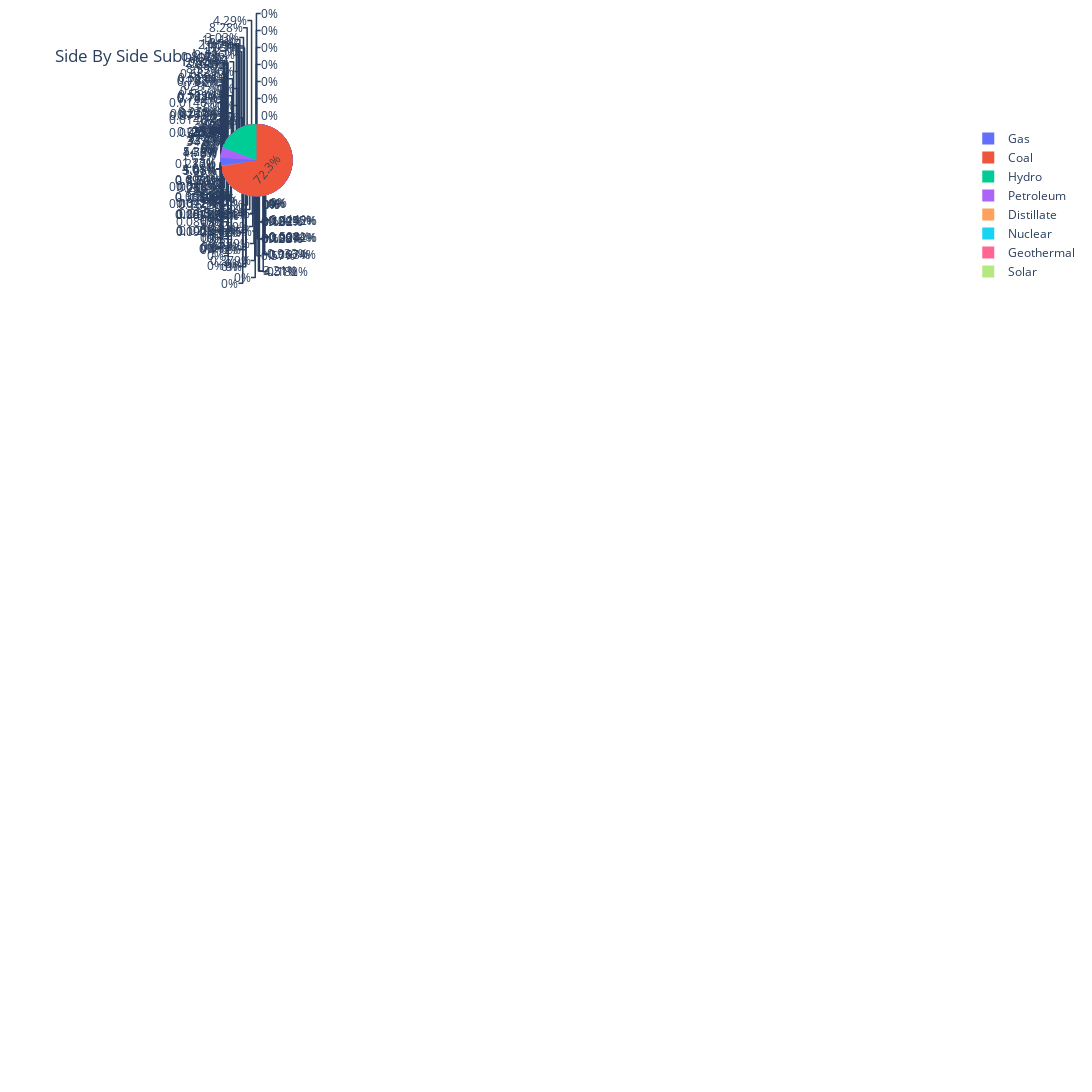

The notebook cell saved with this chart:
### Code cell
fig = make_subplots(rows=9, cols=3, specs = spex)
row_num = 1
col_num = 1
x_i = 0
y_i = 1/9
for i in range(0,27):
    fig.add_trace(go.Pie(values = list(states.iloc[:,i].values),labels = list(states.iloc[:,i].index),domain=dict(x=[x_i,y_i])), row = 1, col=1)
    if row_num <= 9:
        row_num += 1
        x_i += 1/9
        y_i += 1/9
        if x_i > 1:
            x_i = 1
        if y_i > 1:
            y_i = 1
    else:
        row_num = 0
        col_num += 1
        x_i = 0
        y_i = 1/9
fig.update_layout(height=2000, width=2000, title_text="Side By Side Subplots")
fig.show()

### Figure 1 — Plotly figure (JSON) as saved in the notebook; plotly's stock layout.template omitted (floating-point values rounded to 4 significant figures)
{"data": [{"domain": {"x": [0, 0.2889], "y": [0.9185, 1]}, "labels": ["Coal", "Gas", "Petroleum", "Distillate", "Nuclear", "Hydro", "Geothermal", "Solar"], "type": "pie", "values": [11305000000000, 25518000000000, 4919000000000, 4919000000000, 0, 5186452800000, 0, 0]}, {"domain": {"x": [0, 0.2889], "y": [0.9185, 1]}, "labels": ["Coal", "Gas", "Petroleum", "Distillate", "Nuclear", "Hydro", "Geothermal", "Solar"], "type": "pie", "values": [270310000000000, 402384000000000, 211000000000, 211000000000, 157081277040000, 39311264940000, 0, 1685597160000]}, {"domain": {"x": [0, 0.2889], "y": [0.9185, 1]}, "labels": ["Coal", "Gas", "Petroleum", "Distillate", "Nuclear", "Hydro", "Geothermal", "Solar"], "type": "pie", "values": [212676000000000, 153547000000000, 549000000000, 549000000000, 46254969840000, 13747512060000, 0, 1501341600000]}, {"domain": {"x": [0, 0.2889], "y": [0.9185, 1]}, "labels": ["Coal", "Gas", "Petroleum", "Distillate", "Nuclear", "Hydro", "Geothermal", "Solar"], "type": "pie", "values": [153948000000000, 369372000000000, 493000000000, 493000000000, 107925988200000, 20380712220000, 0, 22834040880000]}, {"domain": {"x": [0, 0.2889], "y": [0.9185, 1]}, "labels": ["Coal", "Gas", "Petroleum", "Distillate", "Nuclear", "Hydro", "Geothermal", "Solar"], "type": "pie", "values": [0, 667481000000000, 391000000000, 391000000000, 56221830780000, 50052681660000, 37970293920000, 118029334740000]}, {"domain": {"x": [0, 0.2889], "y": [0.9185, 1]}, "labels": ["Coal", "Gas", "Petroleum", "Distillate", "Nuclear", "Hydro", "Geothermal", "Solar"], "type": "pie", "values": [248967000000000, 126537000000000, 379000000000, 379000000000, 0, 5404829760000, 0, 5868880800000]}, {"domain": {"x": [0, 0.2889], "y": [0.9185, 1]}, "labels": ["Coal", "Gas", "Petroleum", "Distillate", "Nuclear", "Hydro", "Geothermal", "Solar"], "type": "pie", "values": [2880000000000, 168272000000000, 663000000000, 245000000000, 58746814380000, 1631002920000, 0, 893980680000]}, {"domain": {"x": [0, 0.2889], "y": [0.9185, 1]}, "labels": ["Coal", "Gas", "Petroleum", "Distillate", "Nuclear", "Hydro", "Geothermal", "Solar"], "type": "pie", "values": [0, 0, 0, 0, 0, 0, 0, 61418520000]}, {"domain": {"x": [0, 0.2889], "y": [0.9185, 1]}, "labels": ["Coal", "Gas", "Petroleum", "Distillate", "Nuclear", "Hydro", "Geothermal", "Solar"], "type": "pie", "values": [4542000000000, 24813000000000, 245000000000, 205000000000, 0, 0, 0, 191079840000]}, {"domain": {"x": [0, 0.2889], "y": [0.9185, 1]}, "labels": ["Coal", "Gas", "Petroleum", "Distillate", "Nuclear", "Hydro", "Geothermal", "Solar"], "type": "pie", "values": [194273000000000, 1350141000000000, 12543000000000, 2476000000000, 95737824120000, 859859280000, 0, 30838921320000]}, {"domain": {"x": [0, 0.2889], "y": [0.9185, 1]}, "labels": ["Coal", "Gas", "Petroleum", "Distillate", "Nuclear", "Hydro", "Geothermal", "Solar"], "type": "pie", "values": [196611000000000, 415218000000000, 853000000000, 853000000000, 115848977280000, 12423601740000, 0, 16603473240000]}, {"domain": {"x": [0, 0.2889], "y": [0.9185, 1]}, "labels": ["Coal", "Gas", "Petroleum", "Distillate", "Nuclear", "Hydro", "Geothermal", "Solar"], "type": "pie", "values": [12566000000000, 0, 61014000000000, 12553000000000, 0, 146722020000, 627833760000, 1729954980000]}, {"domain": {"x": [0, 0.2889], "y": [0.9185, 1]}, "labels": ["Coal", "Gas", "Petroleum", "Distillate", "Nuclear", "Hydro", "Geothermal", "Solar"], "type": "pie", "values": [225293000000000, 45860000000000, 1421000000000, 1421000000000, 0, 3343897200000, 0, 767731500000]}, {"domain": {"x": [0, 0.2889], "y": [0.9185, 1]}, "labels": ["Coal", "Gas", "Petroleum", "Distillate", "Nuclear", "Hydro", "Geothermal", "Solar"], "type": "pie", "values": [0, 37854000000000, 0, 0, 0, 27280059300000, 317329020000, 1917622680000]}, {"domain": {"x": [0, 0.2889], "y": [0.9185, 1]}, "labels": ["Coal", "Gas", "Petroleum", "Distillate", "Nuclear", "Hydro", "Geothermal", "Solar"], "type": "pie", "values": [448832000000000, 177294000000000, 647000000000, 647000000000, 330957107160000, 436753920000, 0, 1750427820000]}, {"domain": {"x": [0, 0.2889], "y": [0.9185, 1]}, "labels": ["Coal", "Gas", "Petroleum", "Distillate", "Nuclear", "Hydro", "Geothermal", "Solar"], "type": "pie", "values": [597509000000000, 216759000000000, 1610000000000, 1610000000000, 0, 1320498180000, 0, 1948331940000]}, {"domain": {"x": [0, 0.2889], "y": [0.9185, 1]}, "labels": ["Coal", "Gas", "Petroleum", "Distillate", "Nuclear", "Hydro", "Geothermal", "Solar"], "type": "pie", "values": [217821000000000, 23084000000000, 2094000000000, 2094000000000, 29259100500000, 102364200000, 0, 208140540000]}, {"domain": {"x": [0, 0.2889], "y": [0.9185, 1]}, "labels": ["Coal", "Gas", "Petroleum", "Distillate", "Nuclear", "Hydro", "Geothermal", "Solar"], "type": "pie", "values": [530974000000000, 112585000000000, 913000000000, 913000000000, 0, 16637594640000, 0, 156958440000]}, {"domain": {"x": [0, 0.2889], "y": [0.9185, 1]}, "labels": ["Coal", "Gas", "Petroleum", "Distillate", "Nuclear", "Hydro", "Geothermal", "Solar"], "type": "pie", "values": [91481000000000, 325689000000000, 43161000000000, 153000000000, 58856002860000, 3784063260000, 0, 498172440000]}, {"domain": {"x": [0, 0.2889], "y": [0.9185, 1]}, "labels": ["Coal", "Gas", "Petroleum", "Distillate", "Nuclear", "Hydro", "Geothermal", "Solar"], "type": "pie", "values": [0, 114824000000000, 872000000000, 371000000000, 0, 3794299680000, 0, 5377532640000]}, {"domain": {"x": [0, 0.2889], "y": [0.9185, 1]}, "labels": ["Coal", "Gas", "Petroleum", "Distillate", "Nuclear", "Hydro", "Geothermal", "Solar"], "type": "pie", "values": [59667000000000, 102660000000000, 1143000000000, 924000000000, 51161627160000, 7223500380000, 0, 2098466100000]}, {"domain": {"x": [0, 0.2889], "y": [0.9185, 1]}, "labels": ["Coal", "Gas", "Petroleum", "Distillate", "Nuclear", "Hydro", "Geothermal", "Solar"], "type": "pie", "values": [1588000000000, 20095000000000, 637000000000, 27000000000, 0, 8397276540000, 0, 539118120000]}, {"domain": {"x": [0, 0.2889], "y": [0.9185, 1]}, "labels": ["Coal", "Gas", "Petroleum", "Distillate", "Nuclear", "Hydro", "Geothermal", "Solar"], "type": "pie", "values": [390708000000000, 265373000000000, 14511000000000, 1452000000000, 117166063320000, 4534734060000, 0, 1446747360000]}, {"domain": {"x": [0, 0.2889], "y": [0.9185, 1]}, "labels": ["Coal", "Gas", "Petroleum", "Distillate", "Nuclear", "Hydro", "Geothermal", "Solar"], "type": "pie", "values": [164315000000000, 101622000000000, 1232000000000, 1232000000000, 48189653220000, 2142823920000, 0, 6459181020000]}, {"domain": {"x": [0, 0.2889], "y": [0.9185, 1]}, "labels": ["Coal", "Gas", "Petroleum", "Distillate", "Nuclear", "Hydro", "Geothermal", "Solar"], "type": "pie", "values": [595265000000000, 56132000000000, 2782000000000, 2782000000000, 14644904880000, 5790401580000, 0, 395808240000]}, {"domain": {"x": [0, 0.2889], "y": [0.9185, 1]}, "labels": ["Coal", "Gas", "Petroleum", "Distillate", "Nuclear", "Hydro", "Geothermal", "Solar"], "type": "pie", "values": [62254000000000, 363344000000000, 68000000000, 68000000000, 40167712080000, 0, 0, 1450159500000]}, {"domain": {"x": [0, 0.2889], "y": [0.9185, 1]}, "labels": ["Coal", "Gas", "Petroleum", "Distillate", "Nuclear", "Hydro", "Geothermal", "Solar"], "type": "pie", "values": [118554000000000, 5929000000000, 7760000000000, 102000000000, 0, 31589592120000, 0, 112600620000]}], "layout": {"height": 2000, "title": {"text": "Side By Side Subplots"}, "width": 2000}}
